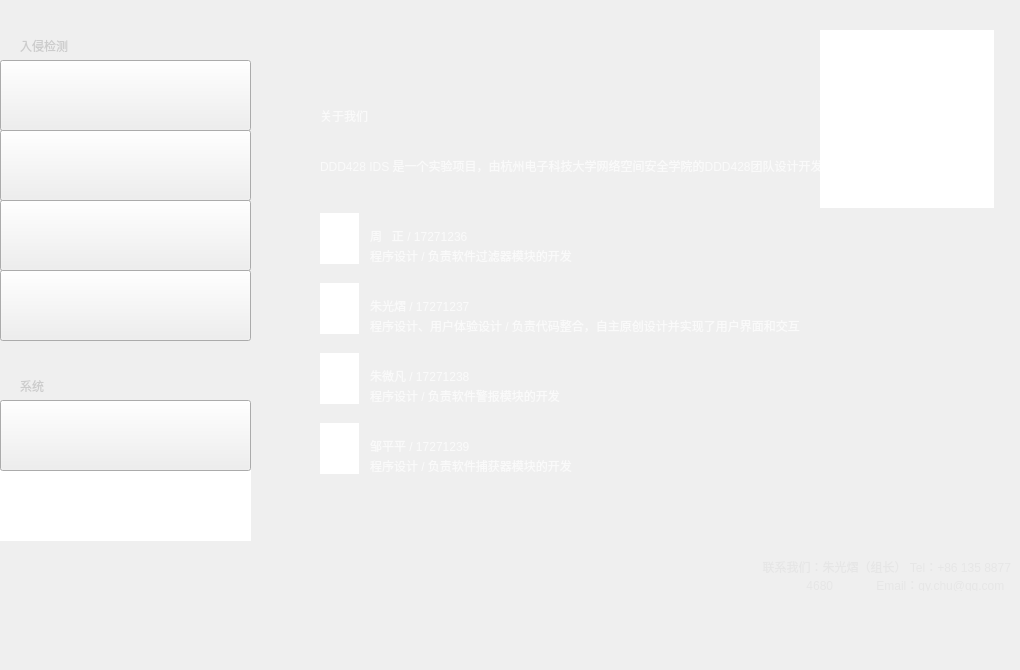
    <widget class="QWidget" name="about">
     <property name="styleSheet">
      <string notr="true">background-image: url(:/bg-img/Design/imgAbout.png);</string>
     </property>
     <widget class="QFrame" name="AboutMenu">
      <property name="geometry">
       <rect>
        <x>0</x>
        <y>30</y>
        <width>251</width>
        <height>631</height>
       </rect>
      </property>
      <property name="styleSheet">
       <string notr="true">background-image: url(:/blank/Design/blank.png);</string>
      </property>
      <property name="frameShape">
       <enum>QFrame::NoFrame</enum>
      </property>
      <property name="frameShadow">
       <enum>QFrame::Raised</enum>
      </property>
      <widget class="QGraphicsView" name="iconAlarm_3">
       <property name="geometry">
        <rect>
         <x>50</x>
         <y>110</y>
         <width>50</width>
         <height>44</height>
        </rect>
       </property>
       <property name="styleSheet">
        <string notr="true">background-image: url(:/icon/Design/iconAlarm.png);</string>
       </property>
       <property name="frameShape">
        <enum>QFrame::NoFrame</enum>
       </property>
       <property name="lineWidth">
        <number>-2</number>
       </property>
      </widget>
      <widget class="QGraphicsView" name="iconMode_3">
       <property name="geometry">
        <rect>
         <x>50</x>
         <y>180</y>
         <width>50</width>
         <height>44</height>
        </rect>
       </property>
       <property name="styleSheet">
        <string notr="true">
background-image: url(:/icon/Design/iconMode.png);</string>
       </property>
       <property name="frameShape">
        <enum>QFrame::NoFrame</enum>
       </property>
       <property name="lineWidth">
        <number>-2</number>
       </property>
      </widget>
      <widget class="QGraphicsView" name="iconDashboard_3">
       <property name="geometry">
        <rect>
         <x>50</x>
         <y>40</y>
         <width>55</width>
         <height>47</height>
        </rect>
       </property>
       <property name="styleSheet">
        <string notr="true">background-image: url(:/icon/Design/iconStatus.png);</string>
       </property>
       <property name="frameShape">
        <enum>QFrame::NoFrame</enum>
       </property>
       <property name="lineWidth">
        <number>-2</number>
       </property>
      </widget>
      <widget class="QGraphicsView" name="iconSettings_3">
       <property name="geometry">
        <rect>
         <x>50</x>
         <y>380</y>
         <width>48</width>
         <height>50</height>
        </rect>
       </property>
       <property name="styleSheet">
        <string notr="true">background-image: url(:/icon/Design/iconSettings.png);</string>
       </property>
       <property name="frameShape">
        <enum>QFrame::NoFrame</enum>
       </property>
       <property name="lineWidth">
        <number>-2</number>
       </property>
      </widget>
      <widget class="QGraphicsView" name="iconAbout_3">
       <property name="geometry">
        <rect>
         <x>50</x>
         <y>450</y>
         <width>54</width>
         <height>47</height>
        </rect>
       </property>
       <property name="styleSheet">
        <string notr="true">background-image: url(:/icon/Design/iconAbout.png);</string>
       </property>
       <property name="frameShape">
        <enum>QFrame::NoFrame</enum>
       </property>
       <property name="lineWidth">
        <number>-2</number>
       </property>
      </widget>
      <widget class="QGraphicsView" name="iconLog_3">
       <property name="geometry">
        <rect>
         <x>60</x>
         <y>250</y>
         <width>44</width>
         <height>44</height>
        </rect>
       </property>
       <property name="styleSheet">
        <string notr="true">background-image: url(:/icon/Design/iconLog.png);</string>
       </property>
       <property name="frameShape">
        <enum>QFrame::NoFrame</enum>
       </property>
       <property name="lineWidth">
        <number>-2</number>
       </property>
      </widget>
      <widget class="QLabel" name="ruqinjiance_3">
       <property name="geometry">
        <rect>
         <x>20</x>
         <y>0</y>
         <width>121</width>
         <height>31</height>
        </rect>
       </property>
       <property name="styleSheet">
        <string notr="true">background-image: url(:/blank/Design/blank.png);
font: 14pt &quot;PingFang SC&quot;;
color: rgb(204, 204, 204);</string>
       </property>
       <property name="text">
        <string>入侵检测</string>
       </property>
       <property name="textFormat">
        <enum>Qt::AutoText</enum>
       </property>
       <property name="wordWrap">
        <bool>true</bool>
       </property>
       <property name="margin">
        <number>0</number>
       </property>
      </widget>
      <widget class="QLabel" name="xitong_3">
       <property name="geometry">
        <rect>
         <x>20</x>
         <y>340</y>
         <width>121</width>
         <height>31</height>
        </rect>
       </property>
       <property name="styleSheet">
        <string notr="true">background-image: url(:/blank/Design/blank.png);
font: 14pt &quot;PingFang SC&quot;;
color: rgb(204, 204, 204);</string>
       </property>
       <property name="text">
        <string>系统</string>
       </property>
       <property name="textFormat">
        <enum>Qt::AutoText</enum>
       </property>
       <property name="wordWrap">
        <bool>true</bool>
       </property>
       <property name="margin">
        <number>0</number>
       </property>
      </widget>
      <widget class="QLabel" name="txtAbout_4">
       <property name="geometry">
        <rect>
         <x>130</x>
         <y>460</y>
         <width>61</width>
         <height>31</height>
        </rect>
       </property>
       <property name="styleSheet">
        <string notr="true">background-image: url(:/blank/Design/blank.png);
font: 18pt &quot;PingFang SC&quot;;
color: rgb(250, 250, 250);</string>
       </property>
       <property name="text">
        <string>关   于</string>
       </property>
       <property name="textFormat">
        <enum>Qt::AutoText</enum>
       </property>
       <property name="wordWrap">
        <bool>true</bool>
       </property>
       <property name="margin">
        <number>0</number>
       </property>
      </widget>
      <widget class="QLabel" name="txtMode_3">
       <property name="geometry">
        <rect>
         <x>130</x>
         <y>190</y>
         <width>61</width>
         <height>31</height>
        </rect>
       </property>
       <property name="styleSheet">
        <string notr="true">background-image: url(:/blank/Design/blank.png);
font: 18pt &quot;PingFang SC&quot;;
color: rgb(250, 250, 250);</string>
       </property>
       <property name="text">
        <string>模   式</string>
       </property>
       <property name="textFormat">
        <enum>Qt::AutoText</enum>
       </property>
       <property name="wordWrap">
        <bool>true</bool>
       </property>
       <property name="margin">
        <number>0</number>
       </property>
      </widget>
      <widget class="QLabel" name="txtAlarm_3">
       <property name="geometry">
        <rect>
         <x>130</x>
         <y>120</y>
         <width>61</width>
         <height>31</height>
        </rect>
       </property>
       <property name="styleSheet">
        <string notr="true">background-image: url(:/blank/Design/blank.png);
font: 18pt &quot;PingFang SC&quot;;
color: rgb(250, 250, 250);</string>
       </property>
       <property name="text">
        <string>警   报</string>
       </property>
       <property name="textFormat">
        <enum>Qt::AutoText</enum>
       </property>
       <property name="wordWrap">
        <bool>true</bool>
       </property>
       <property name="margin">
        <number>0</number>
       </property>
      </widget>
      <widget class="QLabel" name="txtLog_3">
       <property name="geometry">
        <rect>
         <x>130</x>
         <y>260</y>
         <width>61</width>
         <height>31</height>
        </rect>
       </property>
       <property name="styleSheet">
        <string notr="true">background-image: url(:/blank/Design/blank.png);
font: 18pt &quot;PingFang SC&quot;;
color: rgb(250, 250, 250);</string>
       </property>
       <property name="text">
        <string>日   志</string>
       </property>
       <property name="textFormat">
        <enum>Qt::AutoText</enum>
       </property>
       <property name="wordWrap">
        <bool>true</bool>
       </property>
       <property name="margin">
        <number>0</number>
       </property>
      </widget>
      <widget class="QLabel" name="txtDashboard_3">
       <property name="geometry">
        <rect>
         <x>130</x>
         <y>50</y>
         <width>61</width>
         <height>31</height>
        </rect>
       </property>
       <property name="styleSheet">
        <string notr="true">background-image: url(:/blank/Design/blank.png);
font: 18pt &quot;PingFang SC&quot;;
color: rgb(250, 250, 250);</string>
       </property>
       <property name="text">
        <string>仪表盘</string>
       </property>
       <property name="textFormat">
        <enum>Qt::AutoText</enum>
       </property>
       <property name="wordWrap">
        <bool>true</bool>
       </property>
       <property name="margin">
        <number>0</number>
       </property>
      </widget>
      <widget class="QLabel" name="txtSettings_6">
       <property name="geometry">
        <rect>
         <x>130</x>
         <y>390</y>
         <width>61</width>
         <height>31</height>
        </rect>
       </property>
       <property name="styleSheet">
        <string notr="true">background-image: url(:/blank/Design/blank.png);
font: 18pt &quot;PingFang SC&quot;;
color: rgb(250, 250, 250);</string>
       </property>
       <property name="text">
        <string>设   置</string>
       </property>
       <property name="textFormat">
        <enum>Qt::AutoText</enum>
       </property>
       <property name="wordWrap">
        <bool>true</bool>
       </property>
       <property name="margin">
        <number>0</number>
       </property>
      </widget>
      <widget class="QGraphicsView" name="indicatorAbout">
       <property name="geometry">
        <rect>
         <x>0</x>
         <y>440</y>
         <width>251</width>
         <height>71</height>
        </rect>
       </property>
       <property name="styleSheet">
        <string notr="true">background-image: url(:/icon/Design/iconSelection.png);</string>
       </property>
       <property name="frameShape">
        <enum>QFrame::NoFrame</enum>
       </property>
      </widget>
      <widget class="QPushButton" name="linkAboutToMode">
       <property name="geometry">
        <rect>
         <x>0</x>
         <y>170</y>
         <width>251</width>
         <height>71</height>
        </rect>
       </property>
       <property name="styleSheet">
        <string notr="true">background-image: url(:/blank/Design/blank.png);
border-image: url(:/blank/Design/blank.png);</string>
       </property>
       <property name="text">
        <string/>
       </property>
      </widget>
      <widget class="QPushButton" name="linkAboutToHome">
       <property name="geometry">
        <rect>
         <x>0</x>
         <y>30</y>
         <width>251</width>
         <height>71</height>
        </rect>
       </property>
       <property name="styleSheet">
        <string notr="true">background-image: url(:/blank/Design/blank.png);
border-image: url(:/blank/Design/blank.png);</string>
       </property>
       <property name="text">
        <string/>
       </property>
      </widget>
      <widget class="QPushButton" name="linkAboutToAlarm">
       <property name="geometry">
        <rect>
         <x>0</x>
         <y>100</y>
         <width>251</width>
         <height>71</height>
        </rect>
       </property>
       <property name="styleSheet">
        <string notr="true">background-image: url(:/blank/Design/blank.png);
border-image: url(:/blank/Design/blank.png);</string>
       </property>
       <property name="text">
        <string/>
       </property>
      </widget>
      <widget class="QPushButton" name="linkAboutToSettings">
       <property name="geometry">
        <rect>
         <x>0</x>
         <y>370</y>
         <width>251</width>
         <height>71</height>
        </rect>
       </property>
       <property name="styleSheet">
        <string notr="true">background-image: url(:/blank/Design/blank.png);
border-image: url(:/blank/Design/blank.png);</string>
       </property>
       <property name="text">
        <string/>
       </property>
      </widget>
      <widget class="QPushButton" name="linkAboutToLog">
       <property name="geometry">
        <rect>
         <x>0</x>
         <y>240</y>
         <width>251</width>
         <height>71</height>
        </rect>
       </property>
       <property name="styleSheet">
        <string notr="true">background-image: url(:/blank/Design/blank.png);
border-image: url(:/blank/Design/blank.png);</string>
       </property>
       <property name="text">
        <string/>
       </property>
      </widget>
     </widget>
     <widget class="QLabel" name="titleAbout">
      <property name="geometry">
       <rect>
        <x>320</x>
        <y>100</y>
        <width>141</width>
        <height>31</height>
       </rect>
      </property>
      <property name="styleSheet">
       <string notr="true">background-image: url(:/blank/Design/blank.png);
font: 24pt &quot;PingFang SC&quot;;
color: rgb(250, 250, 250);</string>
      </property>
      <property name="text">
       <string>关于我们</string>
      </property>
      <property name="textFormat">
       <enum>Qt::AutoText</enum>
      </property>
      <property name="wordWrap">
       <bool>true</bool>
      </property>
      <property name="margin">
       <number>0</number>
      </property>
     </widget>
     <widget class="QLabel" name="subtitleAbout">
      <property name="geometry">
       <rect>
        <x>320</x>
        <y>150</y>
        <width>521</width>
        <height>31</height>
       </rect>
      </property>
      <property name="styleSheet">
       <string notr="true">background-image: url(:/blank/Design/blank.png);
font: 12pt &quot;PingFang SC&quot;;
color: rgb(250, 250, 250);</string>
      </property>
      <property name="text">
       <string>DDD428 IDS 是一个实验项目，由杭州电子科技大学网络空间安全学院的DDD428团队设计开发。</string>
      </property>
      <property name="textFormat">
       <enum>Qt::AutoText</enum>
      </property>
      <property name="wordWrap">
       <bool>true</bool>
      </property>
      <property name="margin">
       <number>0</number>
      </property>
     </widget>
     <widget class="QGraphicsView" name="logoAbout">
      <property name="geometry">
       <rect>
        <x>820</x>
        <y>30</y>
        <width>174</width>
        <height>178</height>
       </rect>
      </property>
      <property name="styleSheet">
       <string notr="true">background-image: url(:/logo/Design/logoAbout.png);</string>
      </property>
      <property name="frameShape">
       <enum>QFrame::NoFrame</enum>
      </property>
     </widget>
     <widget class="QGraphicsView" name="p1">
      <property name="geometry">
       <rect>
        <x>320</x>
        <y>213</y>
        <width>39</width>
        <height>51</height>
       </rect>
      </property>
      <property name="styleSheet">
       <string notr="true">background-image: url(:/icon/Design/iconOthers.png);</string>
      </property>
      <property name="frameShape">
       <enum>QFrame::NoFrame</enum>
      </property>
     </widget>
     <widget class="QLabel" name="txtabout_3">
      <property name="geometry">
       <rect>
        <x>370</x>
        <y>220</y>
        <width>181</width>
        <height>31</height>
       </rect>
      </property>
      <property name="styleSheet">
       <string notr="true">background-image: url(:/blank/Design/blank.png);
font: 12pt &quot;PingFang SC&quot;;
color: rgb(250, 250, 250);</string>
      </property>
      <property name="text">
       <string>周   正 / 17271236</string>
      </property>
      <property name="textFormat">
       <enum>Qt::AutoText</enum>
      </property>
      <property name="wordWrap">
       <bool>true</bool>
      </property>
      <property name="margin">
       <number>0</number>
      </property>
     </widget>
     <widget class="QLabel" name="txtabout_4">
      <property name="geometry">
       <rect>
        <x>370</x>
        <y>240</y>
        <width>261</width>
        <height>31</height>
       </rect>
      </property>
      <property name="styleSheet">
       <string notr="true">background-image: url(:/blank/Design/blank.png);
font: 12pt &quot;PingFang SC&quot;;
color: rgb(250, 250, 250);</string>
      </property>
      <property name="text">
       <string>程序设计 / 负责软件过滤器模块的开发</string>
      </property>
      <property name="textFormat">
       <enum>Qt::AutoText</enum>
      </property>
      <property name="wordWrap">
       <bool>true</bool>
      </property>
      <property name="margin">
       <number>0</number>
      </property>
     </widget>
     <widget class="QLabel" name="txtabout_5">
      <property name="geometry">
       <rect>
        <x>370</x>
        <y>290</y>
        <width>181</width>
        <height>31</height>
       </rect>
      </property>
      <property name="styleSheet">
       <string notr="true">background-image: url(:/blank/Design/blank.png);
font: 12pt &quot;PingFang SC&quot;;
color: rgb(250, 250, 250);</string>
      </property>
      <property name="text">
       <string>朱光熠 / 17271237</string>
      </property>
      <property name="textFormat">
       <enum>Qt::AutoText</enum>
      </property>
      <property name="wordWrap">
       <bool>true</bool>
      </property>
      <property name="margin">
       <number>0</number>
      </property>
     </widget>
     <widget class="QGraphicsView" name="p2">
      <property name="geometry">
       <rect>
        <x>320</x>
        <y>283</y>
        <width>39</width>
        <height>51</height>
       </rect>
      </property>
      <property name="styleSheet">
       <string notr="true">background-image: url(:/icon/Design/iconOthers.png);</string>
      </property>
      <property name="frameShape">
       <enum>QFrame::NoFrame</enum>
      </property>
     </widget>
     <widget class="QLabel" name="txtabout_6">
      <property name="geometry">
       <rect>
        <x>370</x>
        <y>310</y>
        <width>461</width>
        <height>31</height>
       </rect>
      </property>
      <property name="styleSheet">
       <string notr="true">background-image: url(:/blank/Design/blank.png);
font: 12pt &quot;PingFang SC&quot;;
color: rgb(250, 250, 250);</string>
      </property>
      <property name="text">
       <string>程序设计、用户体验设计 / 负责代码整合，自主原创设计并实现了用户界面和交互</string>
      </property>
      <property name="textFormat">
       <enum>Qt::AutoText</enum>
      </property>
      <property name="wordWrap">
       <bool>true</bool>
      </property>
      <property name="margin">
       <number>0</number>
      </property>
     </widget>
     <widget class="QLabel" name="txtabout_7">
      <property name="geometry">
       <rect>
        <x>370</x>
        <y>360</y>
        <width>181</width>
        <height>31</height>
       </rect>
      </property>
      <property name="styleSheet">
       <string notr="true">background-image: url(:/blank/Design/blank.png);
font: 12pt &quot;PingFang SC&quot;;
color: rgb(250, 250, 250);</string>
      </property>
      <property name="text">
       <string>朱微凡 / 17271238</string>
      </property>
      <property name="textFormat">
       <enum>Qt::AutoText</enum>
      </property>
      <property name="wordWrap">
       <bool>true</bool>
      </property>
      <property name="margin">
       <number>0</number>
      </property>
     </widget>
     <widget class="QGraphicsView" name="p3">
      <property name="geometry">
       <rect>
        <x>320</x>
        <y>353</y>
        <width>39</width>
        <height>51</height>
       </rect>
      </property>
      <property name="styleSheet">
       <string notr="true">background-image: url(:/icon/Design/iconOthers.png);</string>
      </property>
      <property name="frameShape">
       <enum>QFrame::NoFrame</enum>
      </property>
     </widget>
     <widget class="QLabel" name="txtabout_8">
      <property name="geometry">
       <rect>
        <x>370</x>
        <y>380</y>
        <width>261</width>
        <height>31</height>
       </rect>
      </property>
      <property name="styleSheet">
       <string notr="true">background-image: url(:/blank/Design/blank.png);
font: 12pt &quot;PingFang SC&quot;;
color: rgb(250, 250, 250);</string>
      </property>
      <property name="text">
       <string>程序设计 / 负责软件警报模块的开发</string>
      </property>
      <property name="textFormat">
       <enum>Qt::AutoText</enum>
      </property>
      <property name="wordWrap">
       <bool>true</bool>
      </property>
      <property name="margin">
       <number>0</number>
      </property>
     </widget>
     <widget class="QLabel" name="txtabout_9">
      <property name="geometry">
       <rect>
        <x>370</x>
        <y>430</y>
        <width>181</width>
        <height>31</height>
       </rect>
      </property>
      <property name="styleSheet">
       <string notr="true">background-image: url(:/blank/Design/blank.png);
font: 12pt &quot;PingFang SC&quot;;
color: rgb(250, 250, 250);</string>
      </property>
      <property name="text">
       <string>邹平平 / 17271239</string>
      </property>
      <property name="textFormat">
       <enum>Qt::AutoText</enum>
      </property>
      <property name="wordWrap">
       <bool>true</bool>
      </property>
      <property name="margin">
       <number>0</number>
      </property>
     </widget>
     <widget class="QGraphicsView" name="p4">
      <property name="geometry">
       <rect>
        <x>320</x>
        <y>423</y>
        <width>39</width>
        <height>51</height>
       </rect>
      </property>
      <property name="styleSheet">
       <string notr="true">background-image: url(:/icon/Design/iconOthers.png);</string>
      </property>
      <property name="frameShape">
       <enum>QFrame::NoFrame</enum>
      </property>
     </widget>
     <widget class="QLabel" name="txtabout_10">
      <property name="geometry">
       <rect>
        <x>370</x>
        <y>450</y>
        <width>261</width>
        <height>31</height>
       </rect>
      </property>
      <property name="styleSheet">
       <string notr="true">background-image: url(:/blank/Design/blank.png);
font: 12pt &quot;PingFang SC&quot;;
color: rgb(250, 250, 250);</string>
      </property>
      <property name="text">
       <string>程序设计 / 负责软件捕获器模块的开发</string>
      </property>
      <property name="textFormat">
       <enum>Qt::AutoText</enum>
      </property>
      <property name="wordWrap">
       <bool>true</bool>
      </property>
      <property name="margin">
       <number>0</number>
      </property>
     </widget>
     <widget class="QLabel" name="txtabout_11">
      <property name="geometry">
       <rect>
        <x>760</x>
        <y>560</y>
        <width>251</width>
        <height>31</height>
       </rect>
      </property>
      <property name="styleSheet">
       <string notr="true">background-image: url(:/blank/Design/blank.png);
font: 10pt &quot;PingFang SC&quot;;
color: rgb(230, 230, 230);</string>
      </property>
      <property name="text">
       <string>联系我们：朱光熠（组长） Tel：+86 135 8877 4680             Email：gy.chu@qq.com  </string>
      </property>
      <property name="textFormat">
       <enum>Qt::AutoText</enum>
      </property>
      <property name="alignment">
       <set>Qt::AlignRight|Qt::AlignTrailing|Qt::AlignVCenter</set>
      </property>
      <property name="wordWrap">
       <bool>true</bool>
      </property>
      <property name="margin">
       <number>0</number>
      </property>
     </widget>
    </widget>
